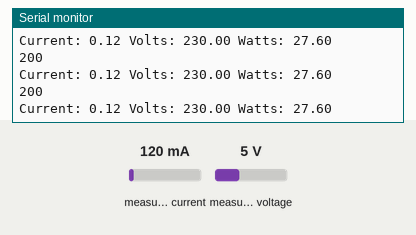
The sketch below on a simulated ESP32. Parts: the last lines printed to the serial monitor. The test bench sets the inputs (shaded band); at power-on: measured current 120 mA, measured voltage 5 V. WiFi joins after 1.5 s; servers stay silent unless stated; uploads are accepted with an empty reply.

Above: at 3.7 s.
3.8 s: measured current set to 40 mA
At 3.87 s:
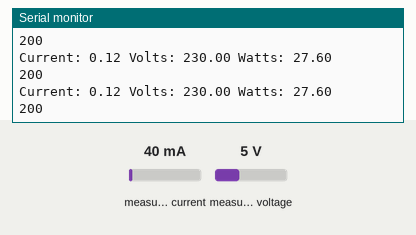
5.3 s: measured voltage set to 0.3 V
At 5.47 s:
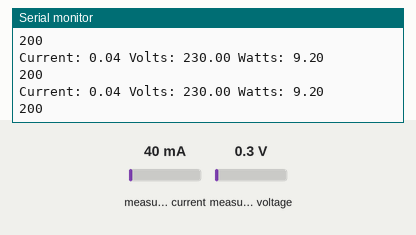
6.8 s: measured current set to 500 mA
At 6.88 s:
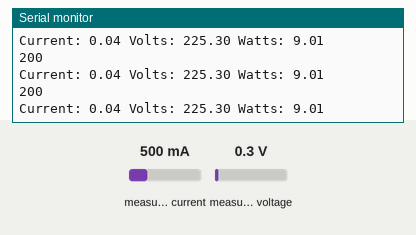
8.3 s: measured voltage set to 3.8 V
At 8.49 s:
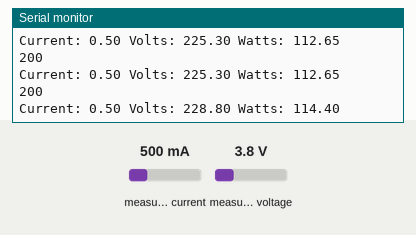
Timing chart, 0 to 10.8 s (numbered marks = the images above; inputs shaded):
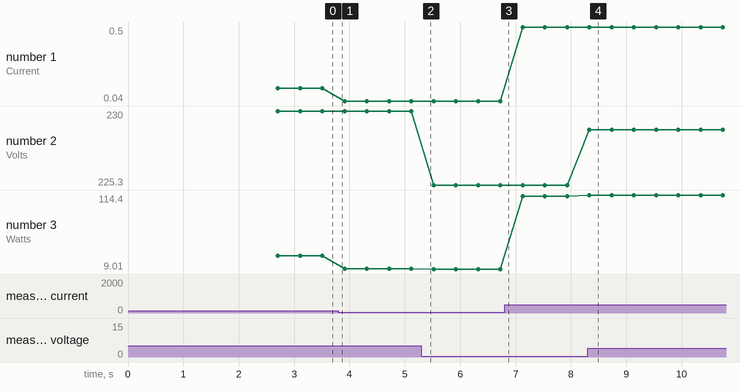

The sketch:

CurrVoltDist.ino
```cpp
#include "EmonLib.h"
#include <ArduinoJson.h>
#include <HTTPClient.h>
#include <WiFi.h>

EnergyMonitor emon;

// Module Details
int VoltageSensor = 34; // GPIO 35
int CurrentSensor = 35; // GPIO 34

#define vCalibration 150
#define currCalibration 90

#define phaseShift 1.7

// Wifi details

const char *ssid = "SIDDHARTHM";
const char *password = "9604109218";


void setup()
{
  Serial.begin(115200);

  delay(1000);

  // WiFi Connection
  WiFi.begin(ssid, password);
  Serial.println("\nConnecting");

  while(WiFi.status() != WL_CONNECTED){
      Serial.print(".");
      delay(100);
  }

  Serial.println("\nConnected to the WiFi network");
  Serial.print("Local ESP32 IP: ");
  Serial.println(WiFi.localIP());

  // Module Init
  emon.voltage(VoltageSensor, vCalibration, phaseShift); // Voltage: input pin, calibration, phase_shift
  emon.current(CurrentSensor, currCalibration); // Current: input pin, calibration.
}

void loop()
{
  emon.calcVI(20, 2000);
  Serial.println(String("Current: ") + emon.Irms + (" Volts: ") + emon.Vrms + (" Watts: ") + emon.apparentPower);

  if (WiFi.status() == WL_CONNECTED) {

    HTTPClient http;

    http.begin("http://192.168.188.68:80/send");
    http.addHeader("Content-Type", "application/json");

    StaticJsonDocument<200> doc;
    // Add values in the document

    doc["voltage"] = emon.Vrms;
    doc["current"] = emon.Irms;
    doc["apparentPower"] = emon.apparentPower;

    String requestBody;
    serializeJson(doc, requestBody);

    int httpResponseCode = http.POST(requestBody);

    if(httpResponseCode>0){

      String response = http.getString();

      Serial.println(httpResponseCode);
      Serial.println(response);

    }
    else {
      Serial.println("Error occurred while sending HTTP POST");
    }
  }

}
```

Measured:
- after the input at 8.3 s, the serial monitor: prints a new line at once (image 4)
- plotted number 1: 0.12 → 0.04 after the input at 3.8 s, 0.04 → 0.5 after the input at 6.8 s
- plotted number 2: 230 → 225.3 after the input at 5.3 s, 225.3 → 228.8 after the input at 8.3 s
- plotted number 3: 27.6 → 9.2 after the input at 3.8 s, 9.2 → 9.01 after the input at 5.3 s, 9.01 → 112.65 after the input at 6.8 s, 112.65 → 114.4 after the input at 8.3 s
